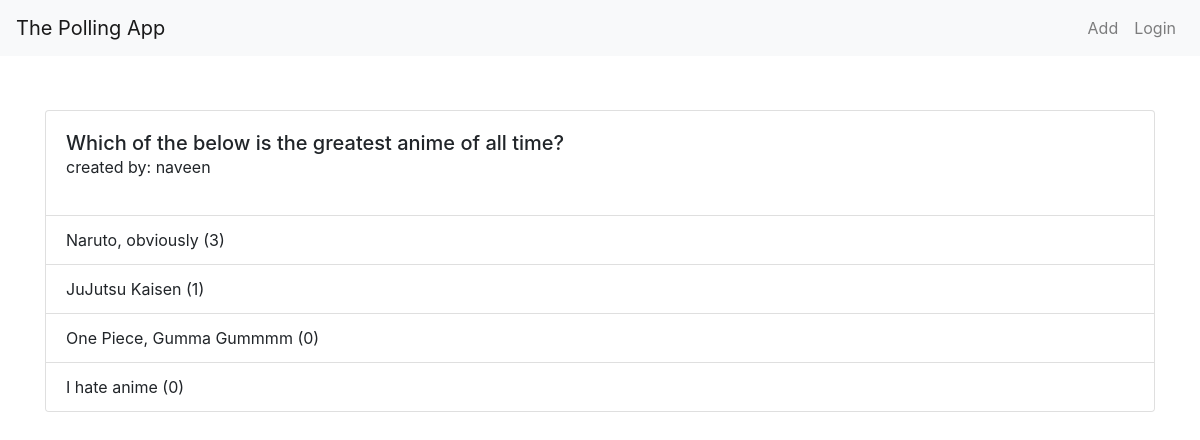
Screenshot of /poll/1/results with the database file from the repository.
### poll/models.py (models this page shows, shortened)
class Question(models.Model):
    title = models.CharField(max_length=200)
    is_active = models.BooleanField(default=True)
    created_by = models.ForeignKey(User, on_delete=models.CASCADE)
    create_ts = models.DateTimeField(auto_now_add=True)
    modified_ts = models.DateTimeField(auto_now=True)
    @property
    def choices(self):
        return self.choice_set.all()

class Choice(models.Model):
    question = models.ForeignKey(Question, on_delete=models.CASCADE)
    choice = models.CharField(max_length=200)
    created_by = models.ForeignKey(User, on_delete=models.CASCADE)
    create_ts = models.DateTimeField(auto_now_add=True)
    modified_ts = models.DateTimeField(auto_now=True)
    @property
    def votes(self):
        return self.answer_set.count()

### poll/views.py (the view, shortened to what this page needs)
# urls.py: path('<int:id>/results', details, name="poll-details"),
def details(request, id):
    try:
        question = Question.objects.get(id=id)
    except:
        raise Http404
    context = {
        "page":"poll details",
        "question":question
    }
    if request.method == "GET":
        return render(request, "poll/details.html", context)

### ems/templates/poll/details.html
{% extends "base.html" %}
{% block content %}
    <div class="container" style="margin-top:30px">
        <div class="card">
            <div class="card-body">
                <h5 class="card-title mb-0">{{question.title}}</h2>
                <p>created by: {{question.created_by}}</p>
            </div>
            <ul class="list-group list-group-flush">
                {% for choice in question.choices %}
                <li class="list-group-item">{{choice.choice}} ({{choice.votes}})</li>
                {% endfor %}
            </ul>
        </div>
    </div>
{% endblock content %}

### ems/templates/base.html (shortened to what this page needs)
<!DOCTYPE html>
<html lang="en">
<head>
    <link rel="stylesheet" href="https://maxcdn.bootstrapcdn.com/bootstrap/4.0.0/css/bootstrap.min.css">
</head>
<body>
    <div>
        <nav class="navbar navbar-light bg-light navbar-expand-lg">
            <a href="#" class="navbar-brand">The Polling App</a>
            <div class="collapse navbar-collapse" id="navbarCollapse">
                <ul class="navbar-nav ml-auto">
                    <li>
                        <a href="#" class="nav-link">Add</a>
                    <li>
                        <a href="#" class="nav-link">Login</a>
                    </li>
                </ul>
            </div>
        </nav>
    </div>
    <br>
    <div>
        {% block content %}
        {% endblock content %}
    </div>
</body>
</html>

### rows the page displays
Question: title "Which of the below is the greatest anime of all time?", created_by "naveen"
Choice: choice "Naruto, obviously", votes "3"
Choice: choice "JuJutsu Kaisen", votes "1"
Choice: choice "One Piece, Gumma Gummmm", votes "0"
Choice: choice "I hate anime", votes "0"
